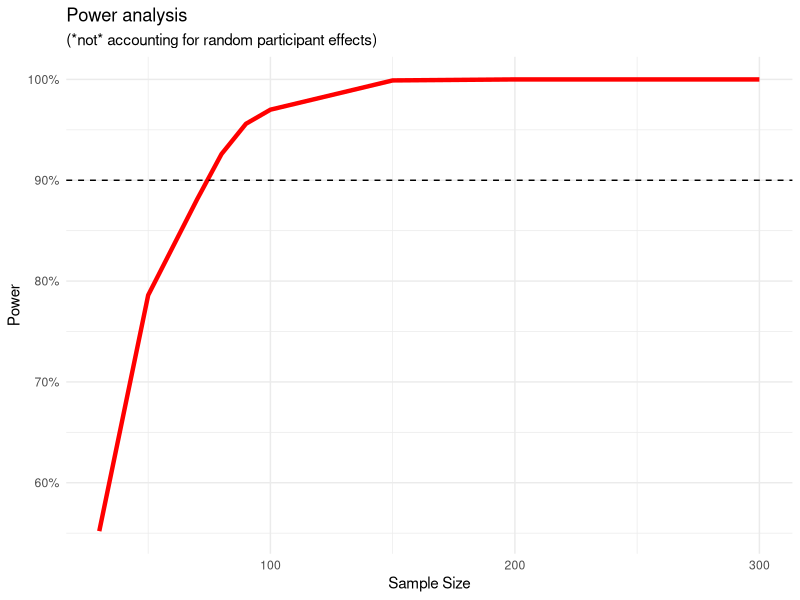

This chart was generated by the following R code:
# Power simulation for interaction model (b)
## NOT including random effects 

library(tidyverse); library(purrr); library(broom)
set.seed(1000)

# data generation function
create_data <- function(n_subj, n_div, n_conv, beta_0, beta_1, beta_2, 
                        beta_3, residual_sd) { 
  
  items <- data.frame(
    item_id = seq_len(n_div + n_conv),
    convergence = rep(c("div", "conv"), c(n_div, n_conv)),
    # make the same as a numeric variable to generate competence
    convergence_num = rep(c(0, 1), c(n_div, n_conv)))
  
subjects <- data.frame(subj_id = seq_len(n_subj))
  
  crossing(subjects, items)  %>%
    mutate(independence = rep(c("confl", "indep"), c(nrow(.)/2, nrow(.)/2)),
           # make the same as a numeric variable to generate competence
           independence_num = rep(c(0, 1), c(nrow(.)/2, nrow(.)/2)),
           # turn independence and convergence into factor variables
           # for later analysis. Make sure the levels correspond to the 
           # numeric variables we generate competence with
           convergence = as.factor(convergence),
           convergence = fct_relevel(convergence, "div", "conv"),
           independence = as.factor(independence),
           independence = fct_relevel(independence, "confl", "indep"),
           # residual error
           e = rnorm(nrow(.), mean = 0, sd = residual_sd),
           # generate competence
           competence = beta_0 + beta_1  * convergence_num + 
             beta_2 * independence_num + 
             beta_3 * convergence_num * independence_num +
             e) %>%
    select(subj_id, item_id, convergence, competence, independence, 
           convergence_num, independence_num)
}


# estimation function
est_model <- function(n_subj, n_div, n_conv, beta_0, beta_1, beta_2, 
                      beta_3, residual_sd) {
  d <- create_data(n_subj, n_div, n_conv, beta_0, beta_1, beta_2, 
                   beta_3, residual_sd)
  
  # Our model
  m <- lm(competence~convergence*independence, data = d)
  tidied <- tidy(m)
  
  # By looking we can spot that the interaction
  # term is in the 5th row
  sig <- tidied$p.value[4] < .05
  
  return(sig)
}

# iteration function
iterate <- function(n_subj, n_div, n_conv, beta_0, beta_1, beta_2, 
                     beta_3, residual_sd, iters) {
  results <-  1:iters %>%
    map_dbl(function(x) {
      # To keep track of progress
      if (x %% 100 == 0) {print(x)}
      
      # Run our model and return the result
      return(est_model(n_subj, n_div, n_conv, beta_0, beta_1, beta_2, 
                       beta_3, residual_sd))
    })
  
  # We want to know statistical power, 
  # i.e., the proportion of significant results
  return(mean(results))
}

# get coefficients from assumptions about means assuming dummy coding
# of conditions
get_dummy_coefficients <- function(mean_convergence_dependence, 
                                   mean_divergence_dependence, 
                                   mean_convergence_independence, 
                                   mean_divergence_independence) {
  
  beta_0 = mean_divergence_dependence
  beta_1 = mean_convergence_dependence - mean_divergence_dependence
  beta_2 = mean_divergence_independence - mean_divergence_dependence
  beta_3 = (mean_convergence_independence - mean_divergence_independence) - 
    (mean_convergence_dependence - mean_divergence_dependence)
  
  coefficients_dummy <- tibble(beta_0, beta_1, beta_2, beta_3)
  coefficients_dummy
}

###########################
# quick power tryout
get_dummy_coefficients(mean_convergence_dependence = 4, 
                       mean_divergence_dependence = 4, 
                       mean_convergence_independence = 4.5, 
                       mean_divergence_independence = 3.5)

power <- iterate(
  n_subj = 100,
  n_div  =  2,   # number of low convergence stimuli
  n_conv =  2,   # number of high convergence stimuli
  beta_0 = 4, # intercept, (convergence = 0) condition
  beta_1 = 0,  # effect of convergence given dependence (independence = 0)
  beta_2 = -0.5, # effect of independence given divergence (convergence = 0)
  beta_3 = 1, # interaction (difference in effect of convergence between indep)
  residual_sd = 1.3, # residual standard error of the regression model
  iters = 500) # number of iterations

power
#############################

# Let's find the minimum sample size

# set assumptions about means and get coefficients
get_dummy_coefficients(mean_convergence_dependence = 4, 
                 mean_divergence_dependence = 4, 
                 mean_convergence_independence = 4.5, 
                 mean_divergence_independence = 3.5)

# enter coefficients from the output below into the iterate function
mss <- tibble(n_subj = c(30, 50, 70, 80, 90, 100, 150, 200, 250, 300))
mss$power <- c(30, 50, 70, 80, 90, 100, 150, 200, 250, 300) %>%
  # now the argument we're 
  # passing is the first argument of iterate()
  map_dbl(iterate,
    n_div  =  2,   # number of low convergence stimuli
    n_conv =  2,   # number of high convergence stimuli
    beta_0 = 4, # intercept, (convergence = 0) condition
    beta_1 = 0,  # effect of convergence given dependence (independence = 0)
    beta_2 = -0.5, # effect of independence given divergence (convergence = 0)
    beta_3 = 1, # interaction (difference in effect of convergence between indep)
    residual_sd = 1.3, # residual standard error of the regression model
    iters = 1000) # number of iterations
# Look for the first N with power above 90%
mss

# plot results
ggplot(mss, 
       aes(x = n_subj, y = power)) +
  geom_line(color = 'red', size = 1.5) + 
  # add a horizontal line at 90%
  geom_hline(aes(yintercept = .9), linetype = 'dashed') + 
  # Prettify!
  theme_minimal() + 
  scale_y_continuous(labels = scales::percent) + 
  labs(x = 'Sample Size', y = 'Power') +  
  ggtitle("Power analysis",
          "(*not* accounting for random participant effects)")


